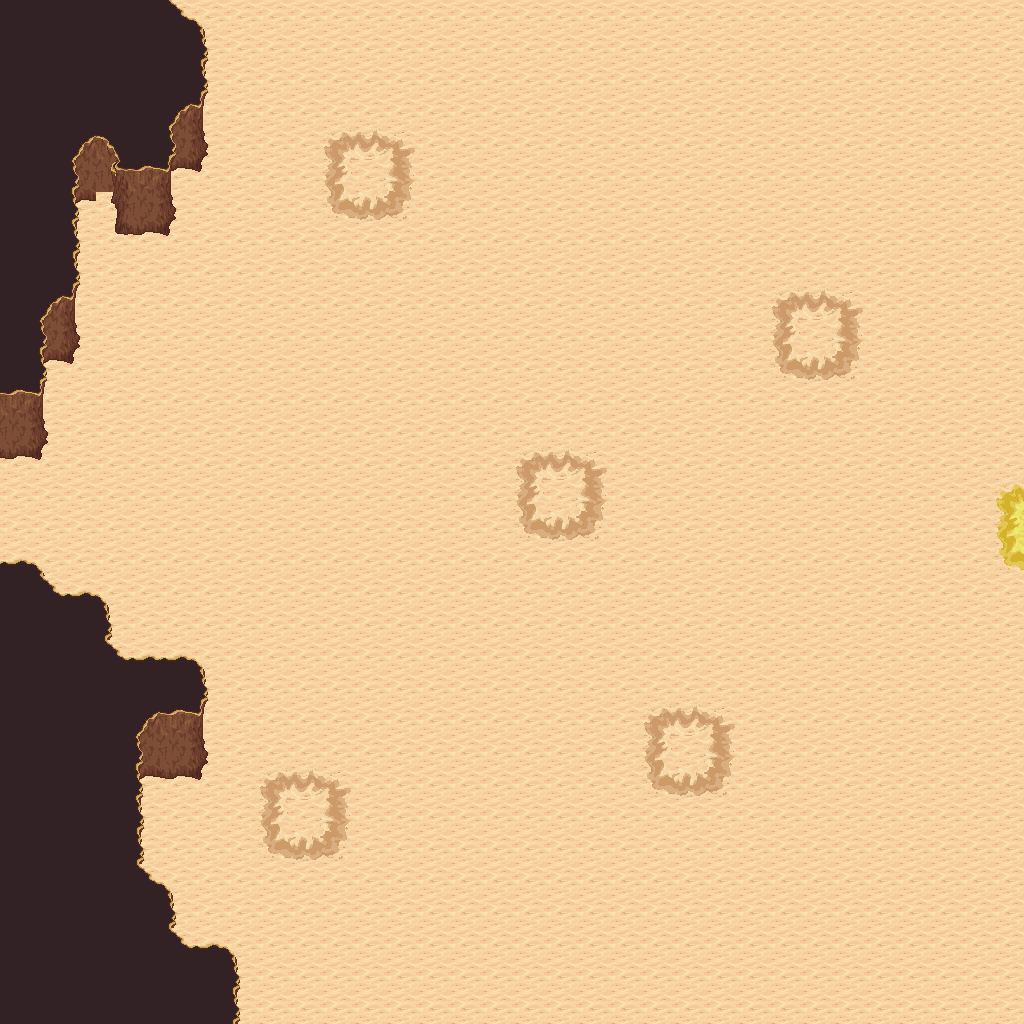

Below is a game level as drawn by its tile map, then a one-line description and the .tmx that defines it (tile-layer data replaced by summaries):
An orthogonal 32x32 tile map with 32x32 px tiles, 3 tile layers (Tile Layer 3, Tile Layer 1, Tile Layer 2), 2 tilesets and 6 objects (2x exit, spawn).

<map version="1.2" tiledversion="1.2.1" orientation="orthogonal" renderorder="right-down" width="32" height="32" tilewidth="32" tileheight="32" infinite="0" nextlayerid="6" nextobjectid="10">
 <tileset firstgid="1" source="sand.tsx" />
 <tileset firstgid="109" source="../assets/lpc_tile_atlas/lpc_tile_atlas.tsx" />
 <objectgroup color="#ff0000" id="4" name="obstacles">
  <properties>
   <property name="collidable" type="bool" value="true" />
  </properties>
  <object id="1" x="3" y="452">
   <polygon points="0,0 41,1 44,-93 79,-99 77,-222 171,-218 168,-282 210,-287 207,-457 -9,-456" />
  </object>
  <object id="2" x="0" y="566">
   <polygon points="0,0 32,1 67,33 103,33 117,97 203,97 207,210 144,215 147,304 173,331 181,370 231,387 240,465 1,460" />
  </object>
 </objectgroup>
 <objectgroup id="5" name="spawn">
  <object id="3" type="exit" x="2" y="466" width="56" height="91" />
  <object id="4" name="e" type="exit" x="965" y="446.5" width="56" height="163">
   <properties>
    <property name="exit" value="w" />
    <property name="map" value="01_oasis" />
   </properties>
  </object>
  <object id="5" name="enemy" type="spawn" x="644" y="704" width="87" height="95">
   <properties>
    <property name="unit" value="spider" />
   </properties>
  </object>
  <object id="8" x="759" y="88" width="147" height="135">
   <ellipse />
  </object>
 </objectgroup>
 <layer id="3" name="Tile Layer 3" width="32" height="32">
  <data>[1024 cells, 5 non-empty, 1 distinct tile ids]</data>
 </layer>
 <layer id="1" name="Tile Layer 1" width="32" height="32">
  <data>[1024 cells, 1023 non-empty, 8 distinct tile ids]</data>
 </layer>
 <layer id="2" name="Tile Layer 2" width="32" height="32">
  <data>[1024 cells, 211 non-empty, 30 distinct tile ids]</data>
 </layer>
</map>
